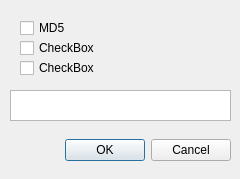
<?xml version="1.0" encoding="UTF-8"?>
<ui version="4.0">
 <class>Dialog</class>
 <widget class="QDialog" name="Dialog">
  <property name="geometry">
   <rect>
    <x>0</x>
    <y>0</y>
    <width>240</width>
    <height>179</height>
   </rect>
  </property>
  <property name="windowTitle">
   <string>Dialog</string>
  </property>
  <widget class="QDialogButtonBox" name="buttonBox">
   <property name="geometry">
    <rect>
     <x>10</x>
     <y>130</y>
     <width>221</width>
     <height>41</height>
    </rect>
   </property>
   <property name="orientation">
    <enum>Qt::Horizontal</enum>
   </property>
   <property name="standardButtons">
    <set>QDialogButtonBox::Cancel|QDialogButtonBox::Ok</set>
   </property>
  </widget>
  <widget class="QCheckBox" name="md5">
   <property name="geometry">
    <rect>
     <x>20</x>
     <y>20</y>
     <width>81</width>
     <height>16</height>
    </rect>
   </property>
   <property name="text">
    <string>MD5</string>
   </property>
  </widget>
  <widget class="QCheckBox" name="SHA">
   <property name="geometry">
    <rect>
     <x>20</x>
     <y>40</y>
     <width>81</width>
     <height>16</height>
    </rect>
   </property>
   <property name="text">
    <string>CheckBox</string>
   </property>
  </widget>
  <widget class="QCheckBox" name="checkBox_3">
   <property name="geometry">
    <rect>
     <x>20</x>
     <y>60</y>
     <width>81</width>
     <height>16</height>
    </rect>
   </property>
   <property name="text">
    <string>CheckBox</string>
   </property>
  </widget>
  <widget class="QTextEdit" name="textEdit">
   <property name="geometry">
    <rect>
     <x>10</x>
     <y>90</y>
     <width>221</width>
     <height>31</height>
    </rect>
   </property>
  </widget>
 </widget>
 <resources/>
 <connections>
  <connection>
   <sender>buttonBox</sender>
   <signal>accepted()</signal>
   <receiver>Dialog</receiver>
   <slot>accept()</slot>
   <hints>
    <hint type="sourcelabel">
     <x>248</x>
     <y>254</y>
    </hint>
    <hint type="destinationlabel">
     <x>157</x>
     <y>274</y>
    </hint>
   </hints>
  </connection>
  <connection>
   <sender>buttonBox</sender>
   <signal>rejected()</signal>
   <receiver>Dialog</receiver>
   <slot>reject()</slot>
   <hints>
    <hint type="sourcelabel">
     <x>316</x>
     <y>260</y>
    </hint>
    <hint type="destinationlabel">
     <x>286</x>
     <y>274</y>
    </hint>
   </hints>
  </connection>
 </connections>
</ui>
